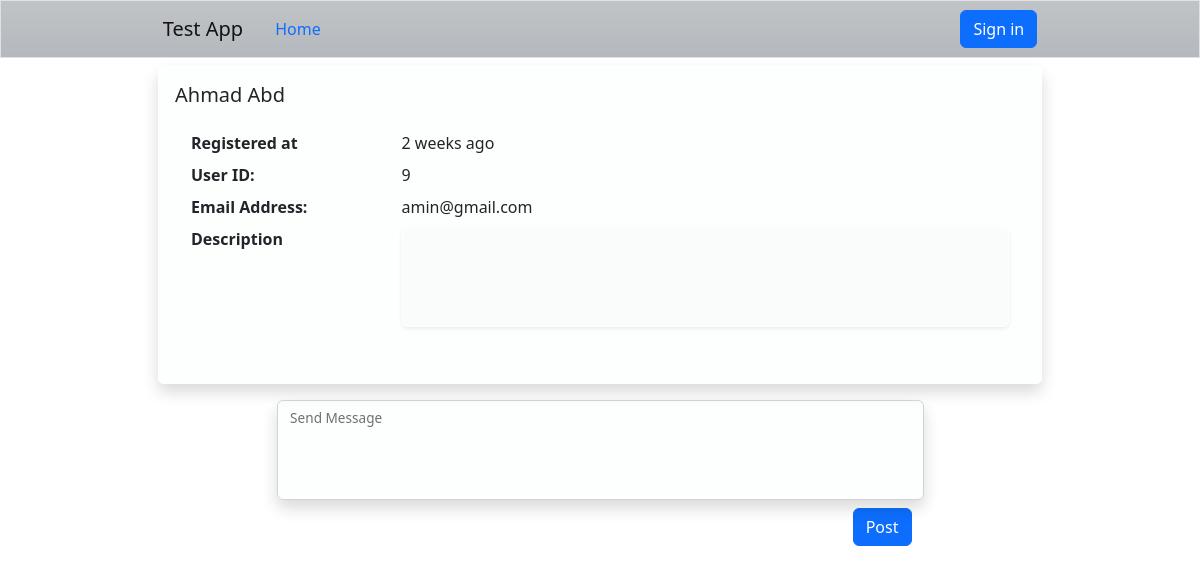
Screenshot of /users/show/9 with the database file from the repository.
### dashboard/models.py (models this page shows)
class User(models.Model):
    first_name = models.CharField(max_length = 255)
    last_name = models.CharField(max_length = 255)
    email = models.CharField(max_length = 255)
    password = models.CharField(max_length = 255)
    decription = models.TextField()
    user_level = models.PositiveIntegerField(validators=[MinValueValidator(1), MaxValueValidator(10)])
    created_at = models.DateTimeField(auto_now_add = True)
    updated_at = models.DateTimeField(auto_now = True)
    objects = UserManager()

### dashboard/views.py (the view)
# urls.py: path('users/show/<user_id>', views.users_show),
def users_show(request, user_id):
    if request.method == 'GET':
        try:
            context = {
                'user' : User.objects.get(id = user_id),
                'user_messages': User.objects.get(id = user_id).messages.all()
            }
            return render(request, 'dashboard/show_user.html', context)
        except:
            return redirect('/logout')
    return redirect('/dashboard')

### dashboard/templatetags/custom_filter_tags.py (called while the page is built)
@register.filter
def mycustomdate(value):
    splitted = value.split('\xa0')
    return f"{splitted[0]} {splitted[1].split(',')[0]}"

### dashboard/templates/dashboard/show_user.html (shortened to what this page needs)
{% load custom_filter_tags %}
<!DOCTYPE html>
<html lang="en">
<head>
    <link href="https://cdn.jsdelivr.net/npm/bootstrap@5.2.0-beta1/dist/css/bootstrap.min.css" rel="stylesheet">
</head>
<body style="background-image: url('https://mdbootstrap.com/img/Photos/Others/images/76.jpg'); background-repeat: no-repeat; background-attachment: fixed;
background-size: cover;
backdrop-filter: blur(5px);">
    {%include 'dashboard/partials/partial_nav.html'%}
    <main class="container w-75 p-2">
        <div class="container w-100 p-0">
            <div class="card border border-white bg-light bg-opacity-25 p-3 shadow">
                <h5 class="card-title">{{user.first_name|title}} {{user.last_name|title}}</h5>
                <div class="card-body w-100 text-">
                    <dl class="row">
                        <dt class="col-sm-3">Registered at</dt>
                        <dd class="col-sm-9">{{user.created_at|timesince|mycustomdate}} ago</dd>
                        <dt class="col-sm-3">User ID:</dt>
                        <dd class="col-sm-9">
                          {{user.id}}
                        </dd>
                        <dt class="col-sm-3">Email Address:</dt>
                        <dd class="col-sm-9">
                          {{user.email}}
                        </dd>
                        <dt class="col-sm-3">Description</dt>
                        <dd class="col-sm-9">
                            <textarea class="form-control bg-light bg-opacity-50 border border-white shadow-sm" disabled name="reply" id="floatingTextarea2" style="height: 100px;width: 100%; resize: none;">{{user.decription}}</textarea>
                        </dd>
                    </dl>
                </div>
            </div>
        </div>
        <div class="container my-2 w-75 p-2">
            <form action="/message/user" method="POST" class="container">
              <div class="row form-floating">
                <textarea class="form-control bg-light bg-opacity-25 shadow" name="message" id="floatingTextarea2" style="height: 100px;resize:none;"></textarea>
                <label for="floatingTextarea2">Send Message</label>
              </div>
              <div class="row my-2">
                <div class="col d-flex justify-content-end">
                  <button type="submit" class="btn btn-primary">Post</button>
                </div>
              </div>
            </form>
        </div>
    </main>
</body>
</html>

### rows the page displays
User: first_name "Ahmad", last_name "Abd", created_at|mycustomdate "2 weeks", id "9", email "amin@gmail.com"
